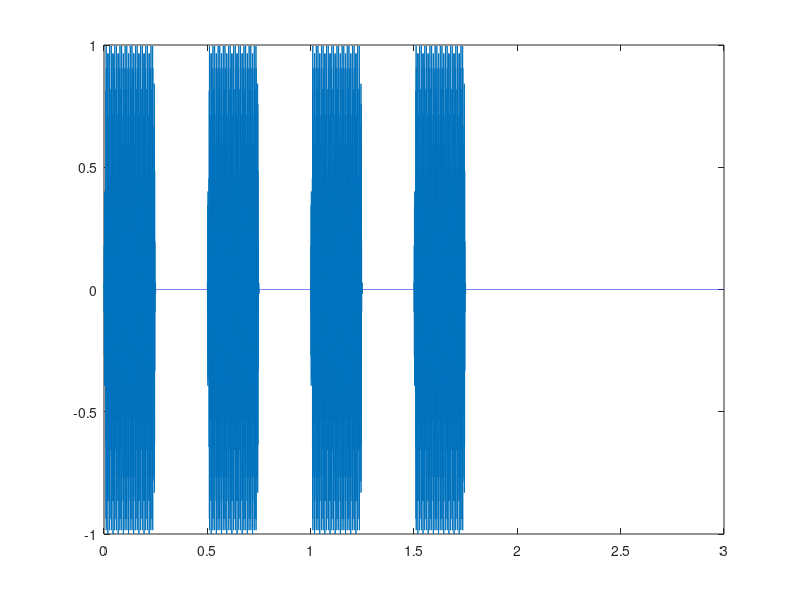

The MATLAB source for this figure:

fc = 1000; % carrier
fmod = 120; % fast modulation rate in hz
moddepth = 1; % of fast mod (for SAM)
stimrate = 2; % slow stimulus repetition rate in hz
fs = 48000;

Lstim = 2; % length of stimulus block
L = 3; % length of stimulus block incl pause
reps = 40; % how many block repetitions
Ltot = L*reps; % total length of stimulation experiment
fprintf('Total stimulation time: %d sec\n',Ltot)
stimtype = [1 0 0]; % AM tone, tone burst, chirp burst

t = 0:1/fs:Lstim-1/fs;

% create on/off slow modulation pattern:
%mod = max(square(2*pi*stimrate*t),0);
mod = zeros(1,Lstim*fs);
ons = 1:fs/stimrate:Lstim*fs+fs/stimrate;
Lr = .01*fs; % ramp length
r = [sin(linspace(0, pi/2, Lr)) ones(1,fs/stimrate/2-Lr*2) sin(linspace(pi/2, 0, Lr))]'; % ramp
for ii = 1:length(ons)-1
    mod(ons(ii):ons(ii)+fs/stimrate/2-1) = r;
end


% SAM tone
if stimtype(1)
    stim = (( 1 + moddepth*sin(2*pi*fmod*t))/2) .* sin(2*pi*fc*t);
end

% tones
if stimtype(2)
    stim = sin(2*pi*fc*t);
    tonemod = zeros(1,Lstim*fs);
    ons = 1:fs/fmod:Lstim*fs+fs/fmod;
    Lr = .001*fs; % ramp length
    r = [sin(linspace(0, pi/2, Lr)) ones(1,fs/fmod/2-Lr*2) sin(linspace(pi/2, 0, Lr))]'; % ramp
    for ii = 1:length(ons)-1
        tonemod(ons(ii):ons(ii)+fs/fmod/2-1) = r;
    end
    stim = stim.*tonemod;
end

% chirps
if stimtype(3)
    stim = zeros(1,Lstim*fs);
    a = bmchirp(100,10000,fs,0,0);
    if fmod>fs/length(a)
        error('chirp too short for modulation rate')
    end
    ons = 1:fs/fmod:Lstim*fs+fs/fmod;
    for ii = 1:length(ons)-1
        stim(ons(ii):ons(ii)+length(a)-1) = a;
    end
end

stim = stim.*mod; % apply slow on/off modulation 

stim(end:L*fs) = 0; % silence at the end of the block
t = 0:1/fs:L-1/fs;
plot(t,stim)
soundsc(stim,fs)


%stim = repmat(stim,1,2);




